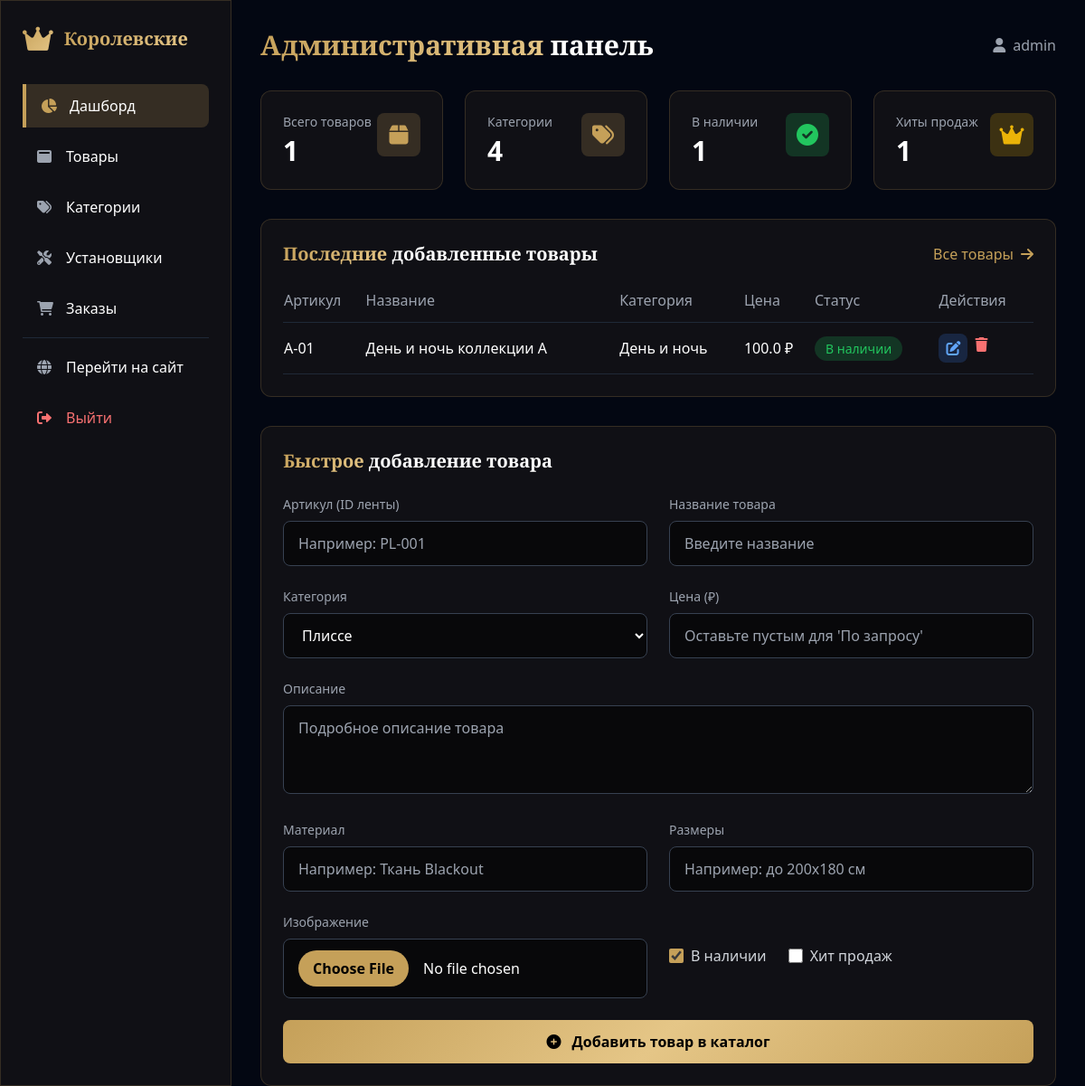
Before: /admin (signed in) with the older database file.
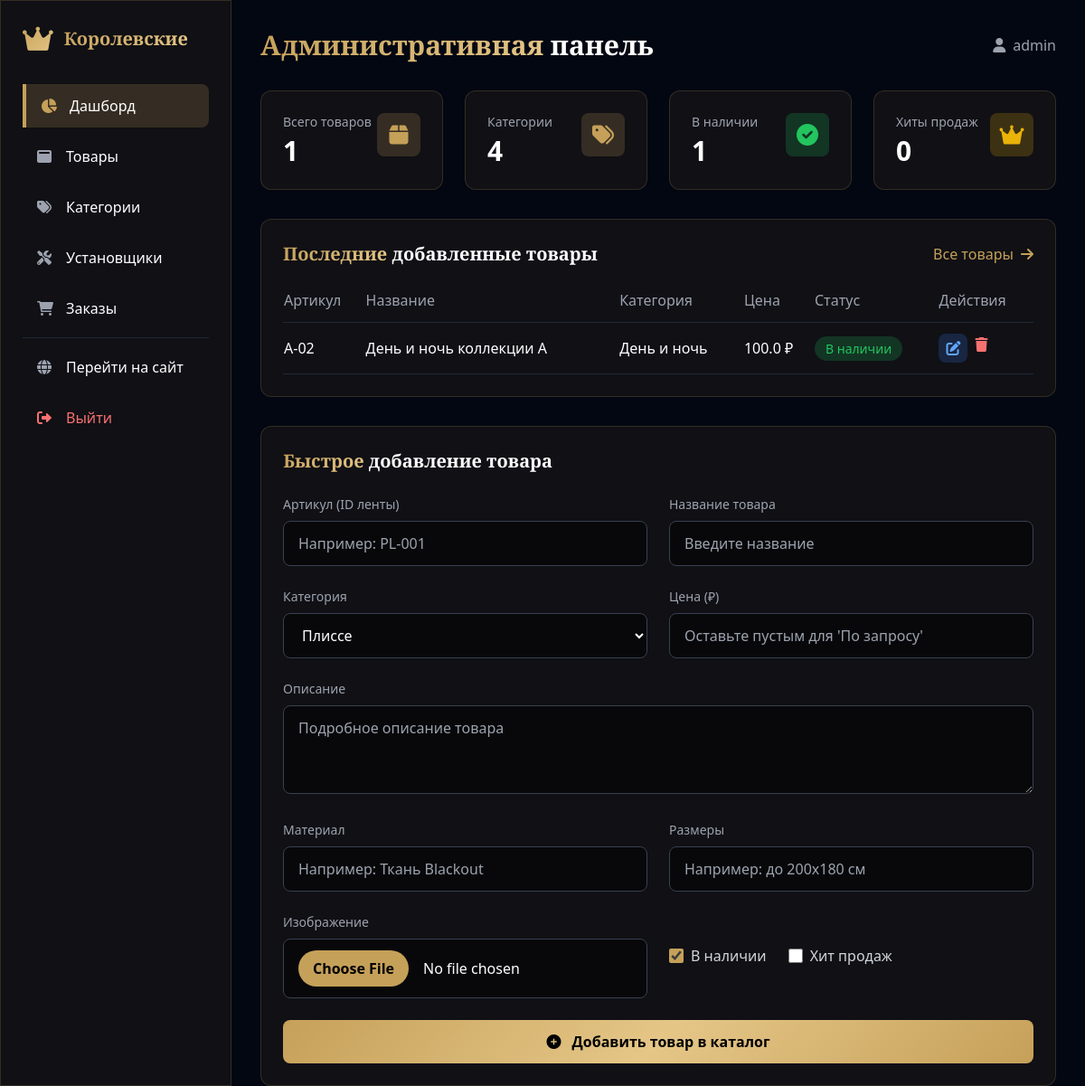
After: the same page with the newer database file.
### main.py (models this page shows, shortened)
class Product(Base):
    __tablename__ = "products"
    __table_args__ = {'extend_existing': True}
    id = Column(Integer, primary_key=True, index=True)
    product_id = Column(String, unique=True, index=True)
    name = Column(String)
    category_id = Column(Integer, ForeignKey("categories.id"))
    description = Column(Text)
    price = Column(Float, nullable=True)
    image = Column(String, nullable=True)  # Для обратной совместимости (первое фото)
    images = Column(Text, nullable=True)   # JSON массив путей ко всем фото
    material = Column(String, nullable=True)
    sizes = Column(String, nullable=True)
    in_stock = Column(Boolean, default=True)
    is_popular = Column(Boolean, default=False)
    created_at = Column(DateTime, default=datetime.now)
    category = relationship("Category", back_populates="products")

class Category(Base):
    __tablename__ = "categories"
    __table_args__ = {'extend_existing': True}
    id = Column(Integer, primary_key=True, index=True)
    name = Column(String, unique=True, index=True)
    description = Column(Text)
    image = Column(String, nullable=True)
    created_at = Column(DateTime, default=datetime.now)
    products = relationship("Product", back_populates="category")

### main.py (the view)
@app.get("/admin", response_class=HTMLResponse)
async def admin_panel(request: Request, db: Session = Depends(get_db)):
    if not check_admin_auth(request):
        return RedirectResponse(url="/admin/login", status_code=303)
    products = db.query(Product).all()
    categories = db.query(Category).all()
    stats = {
        "total_products": len(products),
        "total_categories": len(categories),
        "in_stock": len([p for p in products if p.in_stock]),
        "popular": len([p for p in products if p.is_popular])
    }
    return templates.TemplateResponse(
        "admin/dashboard.html",
        {
            "request": request,
            "products": products,
            "categories": categories,
            "stats": stats
        }
    )

### templates/admin/dashboard.html (shortened to what the changed rows need)
<!DOCTYPE html>
<html lang="ru">
<head>
    <script src="https://cdn.tailwindcss.com"></script>
    <link rel="stylesheet" href="https://cdnjs.cloudflare.com/ajax/libs/font-awesome/6.0.0/css/all.min.css">
</head>
<body class="bg-gray-950 text-white">
    <div class="flex h-screen">
        <div class="flex-1 ml-64 p-8">
            <div class="flex justify-between items-center mb-8">
                <h1 class="text-3xl royal-font font-bold">
                    <span class="royal-text">Административная</span>
                    <span class="text-white"> панель</span>
                </h1>
            </div>
            <div class="grid grid-cols-1 md:grid-cols-4 gap-6 mb-8">
                <div class="glass-card rounded-xl p-6">
                    <div class="flex justify-between items-start">
                        <div>
                            <p class="text-gray-400 text-sm mb-1">Хиты продаж</p>
                            <h3 class="text-3xl font-bold text-white">{{ stats.popular }}</h3>
                        </div>
                    </div>
                </div>
            </div>
            <div class="glass-card rounded-xl p-6 mb-8">
                <div class="flex justify-between items-center mb-6">
                    <h2 class="text-xl font-bold royal-font">
                        <span class="royal-text">Последние</span>
                        <span class="text-white"> добавленные товары</span>
                    </h2>
                </div>
                <div class="overflow-x-auto">
                    <table class="w-full">
                        <thead>
                            <tr class="text-left border-b border-gray-800">
                                <th class="pb-3 text-gray-400 font-medium">Артикул</th>
                                <th class="pb-3 text-gray-400 font-medium">Название</th>
                                <th class="pb-3 text-gray-400 font-medium">Категория</th>
                                <th class="pb-3 text-gray-400 font-medium">Цена</th>
                                <th class="pb-3 text-gray-400 font-medium">Статус</th>
                                <th class="pb-3 text-gray-400 font-medium">Действия</th>
                            </tr>
                        </thead>
                        <tbody>
                            {% for product in products[:5] %}
                            <tr class="border-b border-gray-800 hover:bg-gray-800 hover:bg-opacity-30 transition">
                                <td class="py-3">{{ product.product_id }}</td>
                                <td class="py-3 font-medium">{{ product.name }}</td>
                                <td class="py-3">
                                    {% for cat in categories %}
                                        {% if cat.id == product.category_id %}
                                            {{ cat.name }}
                                        {% endif %}
                                    {% endfor %}
                                </td>
                                <td class="py-3">{{ product.price|default('По запросу', true) }} ₽</td>
                                <td class="py-3">
                                    {% if product.in_stock %}
                                    <span class="bg-green-500 bg-opacity-20 text-green-500 px-3 py-1 rounded-full text-sm">В наличии</span>
                                    {% else %}
                                    <span class="bg-red-500 bg-opacity-20 text-red-500 px-3 py-1 rounded-full text-sm">Под заказ</span>
                                    {% endif %}
                                </td>
                                <td class="py-3">
                                    <div class="flex space-x-2">
                                        <a href="/admin/products/edit/{{ product.id }}"
                                   class="w-8 h-8 bg-blue-500 bg-opacity-20 rounded-lg flex items-center justify-center text-blue-400 hover:bg-opacity-100 hover:text-white transition edit-btn"
                                   title="Редактировать товар">
                                    <i class="fas fa-edit"></i>
                                </a>
                                        <form method="post" action="/admin/products/delete/{{ product.id }}" onsubmit="return confirm('Удалить товар?')">
                                            <button type="submit" class="text-red-400 hover:text-red-300">
                                                <i class="fas fa-trash"></i>
                                            </button>
                                        </form>
                                    </div>
                                </td>
                            </tr>
                            {% endfor %}
                        </tbody>
                    </table>
                </div>
            </div>
            <div class="glass-card rounded-xl p-6">
                <h2 class="text-xl font-bold royal-font mb-6">
                    <span class="royal-text">Быстрое</span>
                    <span class="text-white"> добавление товара</span>
                </h2>
            </div>
        </div>
    </div>
</body>
</html>

Changed rows visible on the page:
removed Product: product_id "А-01", name "День и ночь коллекции А", price "100.0", in_stock "В наличии", Category (name "День и ночь")
added Product: product_id "А-02", name "День и ночь коллекции А", price "100.0", in_stock "В наличии", Category (name "День и ночь")
Other visible differences:
{{ stats.popular }}: "1" → "0"
